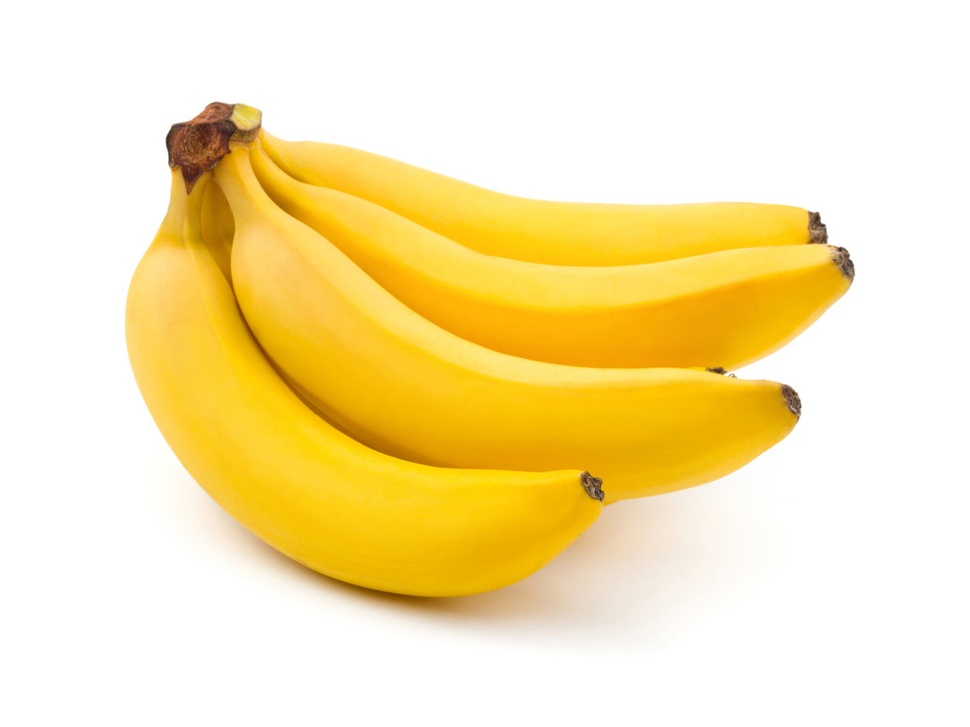
#> input picture data/bananos.jpg, 970 x 727 px, shrunk from 1200 x 900 before the run
$ jupyter execute tutorial.ipynb
#> lines starting #> are read from the running program, lines starting #| are printed output that depends on the picture; after the words box and inside, x2 and y2 are one past the last pixel; in counts of white or black regions, pixels touching at a corner belong together
## Tipos de imagenes
- Imagen a color: Matriz de n x m, donde cada uno de los valores es una tupla de 3 valores con distintas representaciones (RGB,BGR,HSV o HSI,etc). Mide el color de la imagen.
- Imagen en escala de grises: Matriz de n x m, donde cada uno de los valores va entre 0 y 255 y este refleja la intensidad del color gris (0 es negro (nada de intensidad) y 255 es blanco(total intensidad)). Mide la intensidad de la imagen y es más fácil trabajar con solo un canal.
- Imagen binaria: Matriz de n x m, donde cada uno de los valores solo puede ser 0 o 255, (blanco o negro). Sirve para definir formas o objetos de interés. Se suele definir con un threshold (umbral)

[cell 1]
import cv2 #Importando openCV
import matplotlib.pyplot as plt
import numpy as np

### Imagen en formato BGR Y RGB

[cell 2]
img_platano = cv2.imread("data/bananos.jpg") #Lectura en formato BGR
#> img_platano is the input picture: shape (727, 970, 3); mean B, G, R 178.6, 231.4, 249.4
plt.imshow(img_platano) #Se ve extraña por el formato.

[cell 3]
rgb_platano = cv2.cvtColor(img_platano,cv2.COLOR_BGR2RGB)
r = rgb_platano[:,:,0]
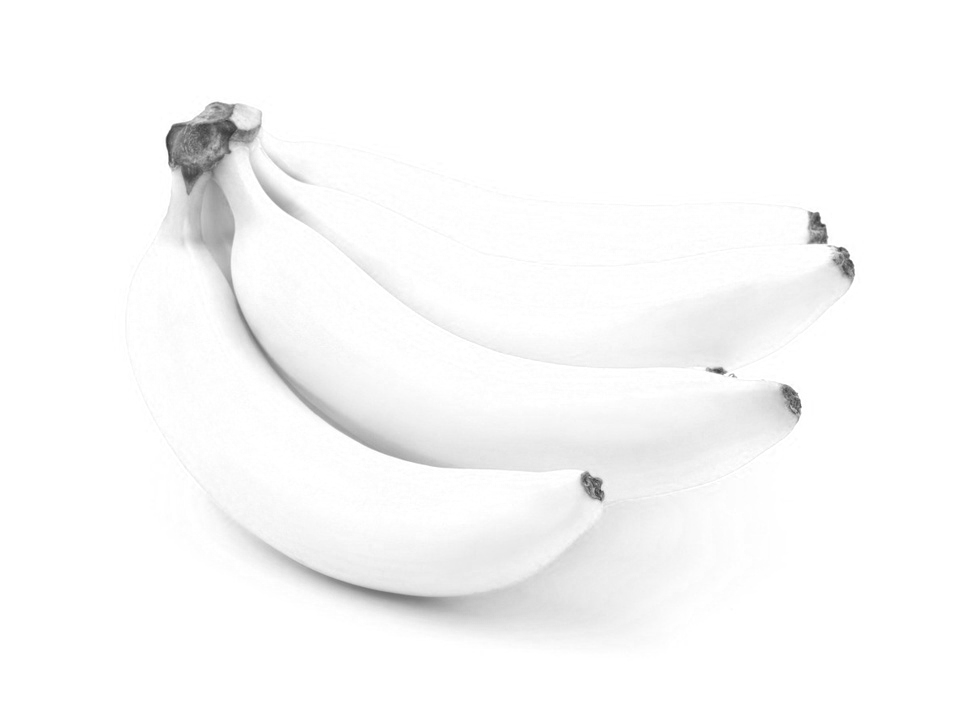
#> r: shape (727, 970); min 52, max 255, mean 249.4
g = rgb_platano[:,:,1]
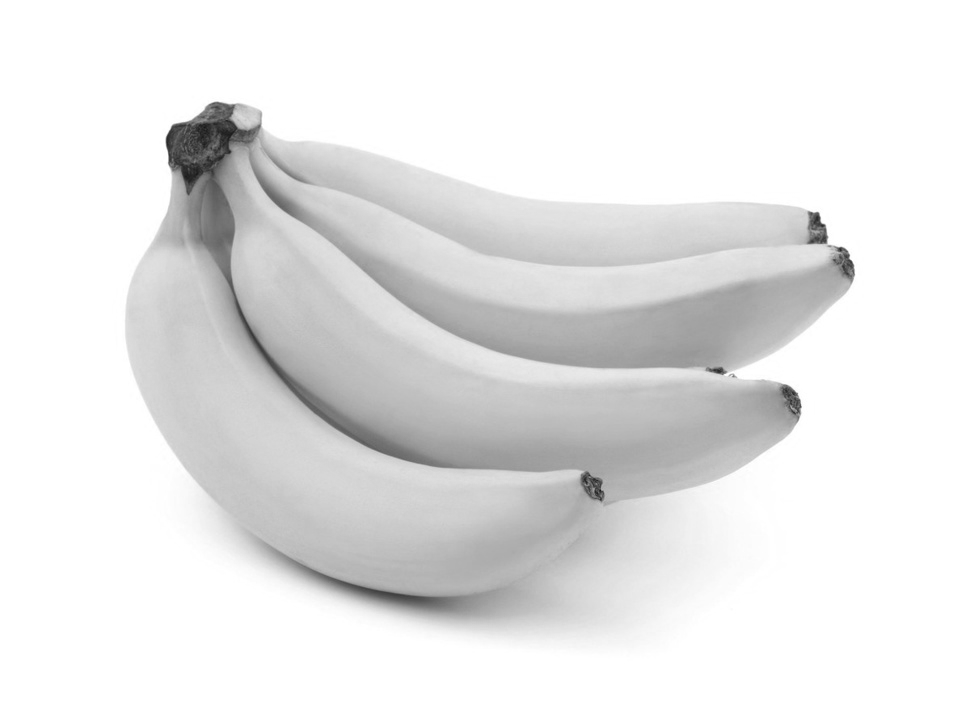
#> g: shape (727, 970); min 23, max 255, mean 231.4
b = rgb_platano[:,:,2]
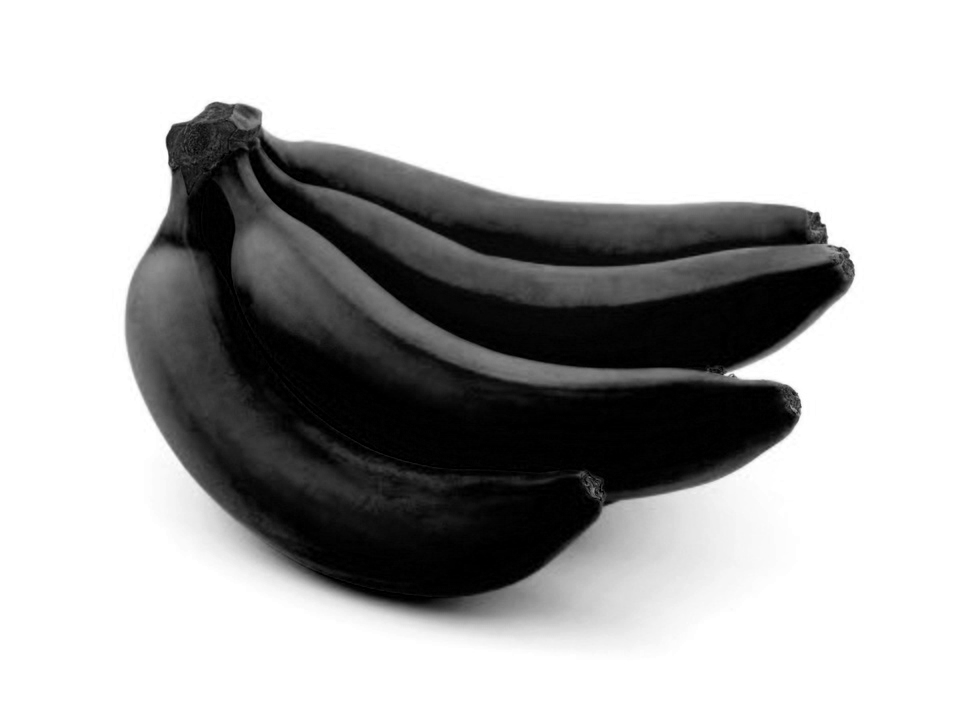
#> b: shape (727, 970); min 0, max 255, mean 178.6
plt.imshow(rgb_platano)

### Imagen en escala de grises

[cell 4]
img_gray_platano = cv2.cvtColor(rgb_platano,cv2.COLOR_RGB2GRAY)
plt.imshow(img_gray_platano)

### Imagen binaria

[cell 5]
threshold = 220
mask = img_gray_platano < threshold
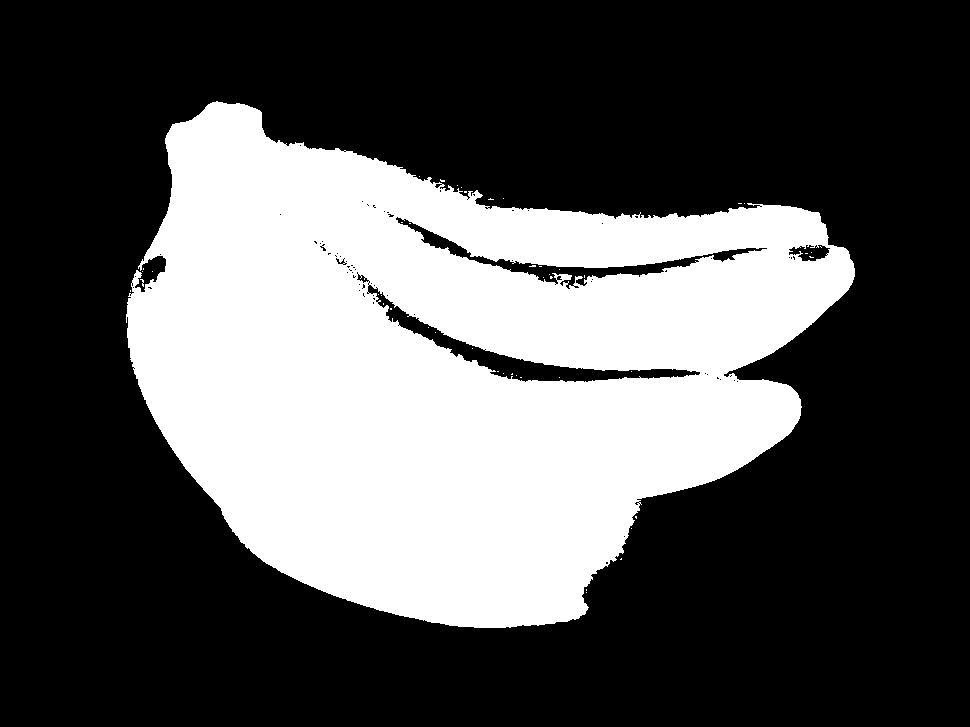
#> mask: shape (727, 970) bool; 33.6% white; 47 white regions (46 under 20 px), largest, box (x1, y1, x2, y2) and area: (126, 101, 855, 628) 237048
img_binaria = np.uint8(255*mask)
plt.imshow(img_binaria)

## Histograma de una imagen

La idea es buscar un valor que separe los 2 "grupos" que se forman en el histograma y usar este para el threshold.

[cell 6]
plt.hist(img_gray_platano.flatten(),bins=20)
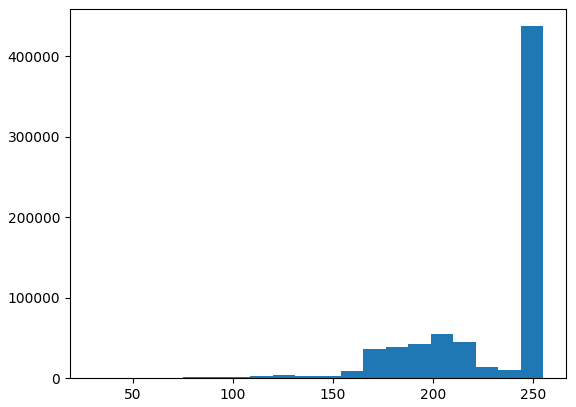
#> figure drawn by matplotlib, 1 panel; tallest bar 437575 high, from x = 243.8 to 255

## Operaciones entre imagenes

- Suma de imagenes a color: Se suma elemento a elemento (tupla de canales igual)
- Suma de imagenes en escala de grises: Elemento a elemento, si da mas de 255 se muestra como blanco. Igual queda el valor superior si se da el caso
- Multiplicacion de imagenes: util hacerlo con una imagen binaria, se debe preocurar que la imagen binaria esté entre 0 y 1 para que así funcione de filtro
- Resta de imagenes: Elemento a elemento, si da menos que 0 se muestra como negro pero igual queda el valor negativo
- Promedio entre imagenes: Suma de imagenes y luego división entre la cantidad de imagenes.

#### Operaciones en la imagen

- Sumar : np.sum(M)
- Min : np.min(M)
- Max : np.max(M)
- Media : np.mean(M)
- Varianza : np.var(M)
- Desviacion estandar : np.std(M)

[cell 7]
img_binaria_normalizada = img_binaria/255.
canales = [r,g,b]
copia_img_rgb = rgb_platano.copy()
for i,canal in enumerate(canales):
    copia_img_rgb[:,:,i] = copia_img_rgb[:,:,i]*img_binaria_normalizada
#> this loop made 3 passes
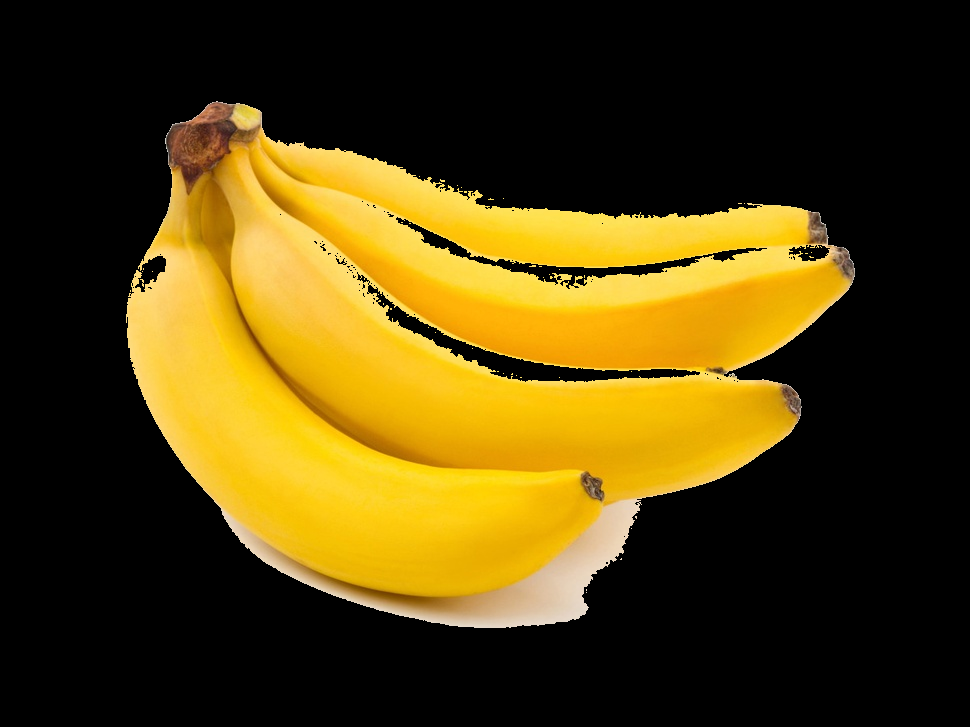
#> copia_img_rgb: shape (727, 970, 3); mean R, G, B 80.6, 63.4, 13.2
plt.imshow(copia_img_rgb)
